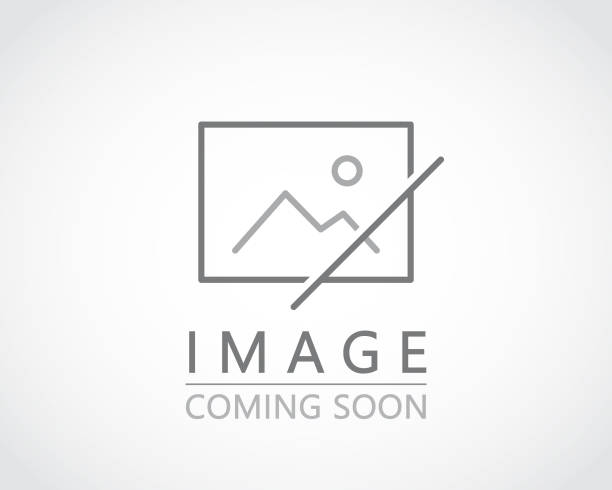
#> input picture estruturas-matematicas/src/assets/imgDefault.jpg, 612 x 490 px
$ python projeto_a3_grayscale.py
#> lines starting #> are read from the running program, lines starting #| are printed output that depends on the picture
import cv2

import tkinter as tk
from tkinter import filedialog

root = tk.Tk()
root.withdraw()

file_path = filedialog.askopenfilename(filetypes=[("Image files", "*.png")])
#> the answer given: estruturas-matematicas/src/assets/imgDefault.jpg

if file_path:
  imagem = cv2.imread(file_path)
#> imagem is the input picture: shape (490, 612, 3); mean B, G, R 243.1, 242.9, 242.8
  imagem_2 = cv2.resize(imagem, (500,500))
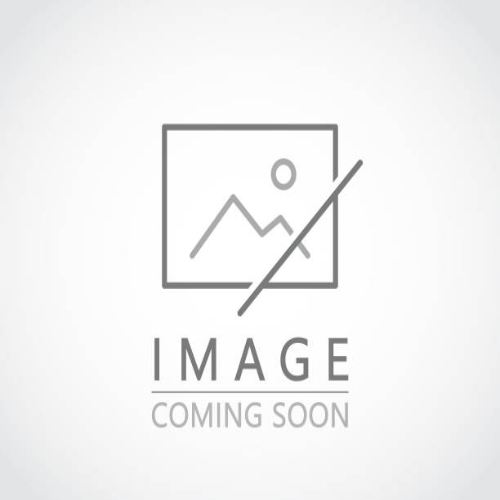
#> imagem_2: shape (500, 500, 3); mean B, G, R 243.1, 242.9, 242.8
#> (the run stopped early here; a loop or call above may not have finished)
